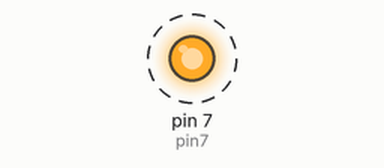
Simulated run of this sketch. Board: Arduino Uno, built with avr-gcc and run on an emulated ATmega328P. Shown: output pins drawn as LEDs (lit = HIGH). Dashed ring = blinking.

Above: at 0.5 s.
Timing chart, 0 to 4.6 s (numbered marks = the images above):
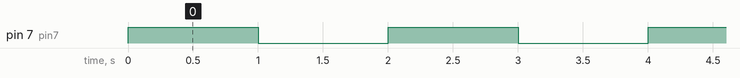

Measured:
- by itself, pin 7 (pin7): alternates HIGH for 1.0 s and LOW for 1.0 s

The sketch:

Blink.ino
```cpp
/*

C++ code

Created on February 28 2022
By Infinity de Guzman

*/

int pin7 = 7;

void setup()
{
  pinMode(pin7, OUTPUT);
}

void loop()
{
  digitalWrite(pin7, HIGH);
  delay(1000); // Wait for 1000 millisecond(s)
  digitalWrite(pin7, LOW);
  delay(1000); // Wait for 1000 millisecond(s)
}
```
